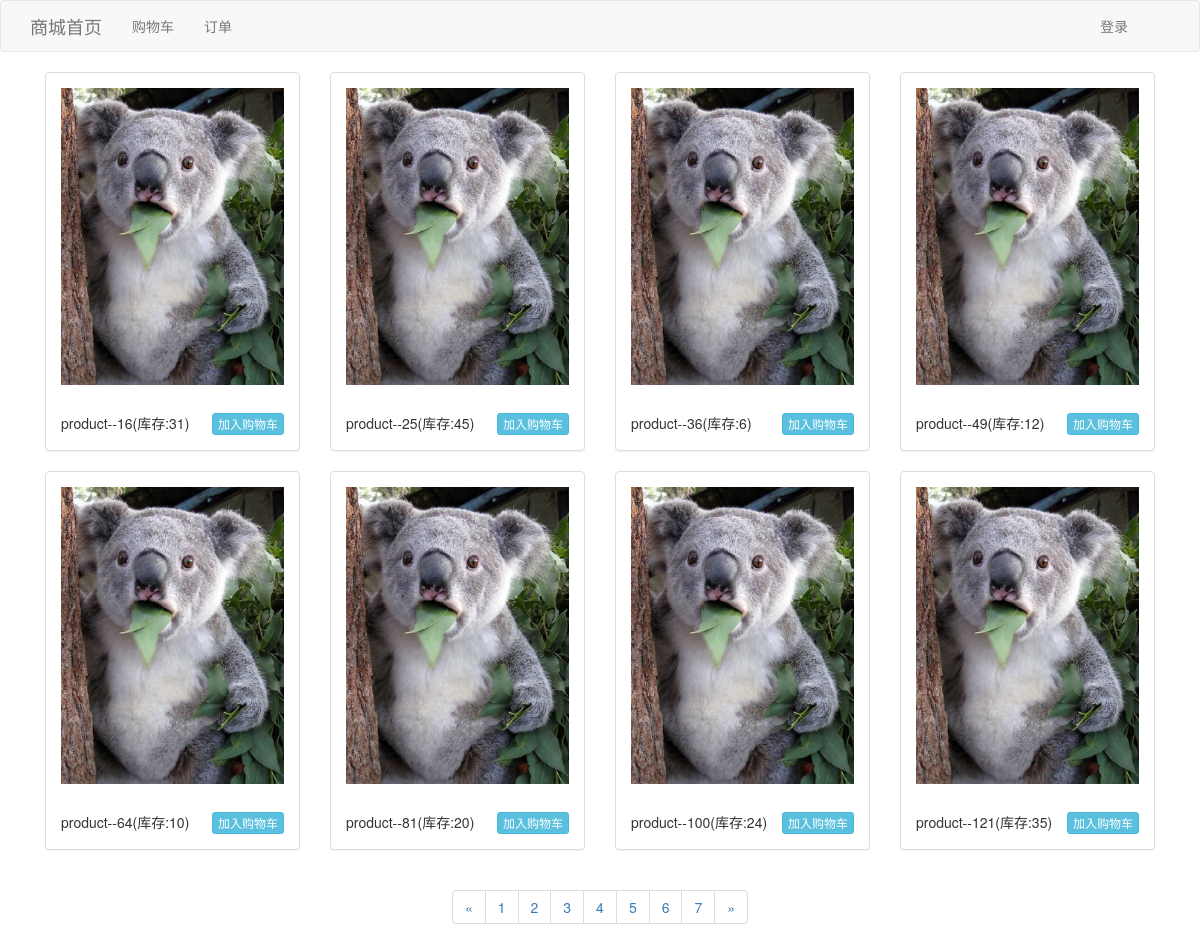
Page /index/?page=2 on the committed database.
### shop/models.py (models this page shows, shortened)
class Product(models.Model):
    pic = models.ImageField(upload_to="product_pic")
    describe = models.TextField()
    price = models.FloatField(default=0.0)
    count = models.IntegerField(default=0)

### shop/views.py (the view)
# urls.py: url(r'^index/', views.index, name='index'),
def index(request):
    products = Product.objects.all()
    paginator = Paginator(products, 8)
    page = request.GET.get('page', 1)
    currentPage = int(page)
    try:
        product_list = paginator.page(page)  # 获取当前页码的记录
    except PageNotAnInteger:
        product_list = paginator.page(1)
    except EmptyPage:
        product_list = paginator.page(paginator.num_pages)  # 如果用户输入的页数不在系统的页码列表中时,显示最后一页的内容
    return render(request, 'shop_list.html', {'products': products, 'product_list': product_list})

### shop/templates/shop_list.html (shortened to what this page needs)
<!DOCTYPE html>
<html>
	<head>
		<link rel="stylesheet" href="/static/css/bootstrap.css" />
	</head>
	<body>
		{% include 'base_nav.html' %}
		<div class="container">
			{% for product in product_list %}
			<div class="col-md-3 col-xs-12 col-sm-6">
				<div class="panel panel-default">
					<div class="panel-body">
						<img src="{{ product.pic.url }}" class="img-responsive" alt="Responsive image">
				 		<div style="padding-top:2em;">
					 		{{product.describe|slice:"20"}}(库存:{{ product.count }})
							{% if product.count > 0 %}
					 		<a href="/add_shopcar/{{ product.id }}" class="btn btn-info btn-xs" style="float:right;">加入购物车</a>
							{% endif %}
				 		</div>
					</div>
				</div>
			</div>
		{% endfor %}
			<nav aria-label="Page navigation" style="text-align: center;">
				<ul class="pagination">
					{% if product_list.has_previous %}
					<li>
					<a href="?page={{ product_list.previous_page_number }}" aria-label="Previous">
						<span aria-hidden="true">&laquo;</span>
					</a>
					</li>
					{% endif %}
					{% for num in product_list.paginator.page_range %}
						{% if num == currentPage %}
							<li class="item active"><a href="?page={{ num }}">{{ num }}</a></li>
						{% else %}
							<li class="item"><a href="?page={{ num }}">{{ num }}</a></li>
						{% endif %}
					{% endfor %}
					{% if product_list.has_next %}
					<li>
					<a href="?page={{ product_list.next_page_number }}" aria-label="Next">
						<span aria-hidden="true">&raquo;</span>
					</a>
					</li>
					{% endif %}
				</ul>
			</nav>
		</div>
	</body>
</html>

### rows in the picture
Product: pic (picture), describe "product--16", count "31"
Product: pic (picture), describe "product--25", count "45"
Product: pic (picture), describe "product--36", count "6"
Product: pic (picture), describe "product--49", count "12"
Product: pic (picture), describe "product--64", count "10"
Product: pic (picture), describe "product--81", count "20"
Product: pic (picture), describe "product--100", count "24"
Product: pic (picture), describe "product--121", count "35"

### other values in the picture
{{ num }} "1" "2" "3" "4" "5" "6" "7"
